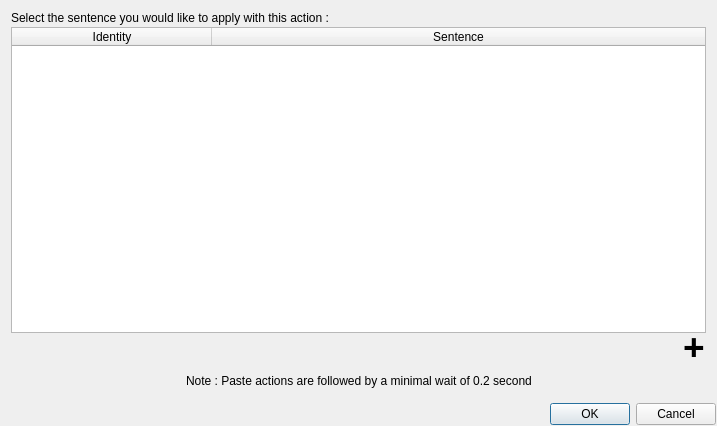
<?xml version="1.0" encoding="UTF-8"?>
<ui version="4.0">
 <class>CreatePasteActionDialog</class>
 <widget class="QDialog" name="CreatePasteActionDialog">
  <property name="geometry">
   <rect>
    <x>0</x>
    <y>0</y>
    <width>717</width>
    <height>426</height>
   </rect>
  </property>
  <property name="windowTitle">
   <string>Create/Edit a Paste Text Action</string>
  </property>
  <layout class="QVBoxLayout" name="verticalLayout">
   <property name="spacing">
    <number>2</number>
   </property>
   <property name="leftMargin">
    <number>1</number>
   </property>
   <property name="topMargin">
    <number>1</number>
   </property>
   <property name="rightMargin">
    <number>1</number>
   </property>
   <property name="bottomMargin">
    <number>1</number>
   </property>
   <item>
    <layout class="QGridLayout" name="gridLayout">
     <property name="spacing">
      <number>2</number>
     </property>
     <item row="5" column="2">
      <spacer name="verticalSpacer_2">
       <property name="orientation">
        <enum>Qt::Orientation::Vertical</enum>
       </property>
       <property name="sizeType">
        <enum>QSizePolicy::Policy::Minimum</enum>
       </property>
       <property name="sizeHint" stdset="0">
        <size>
         <width>10</width>
         <height>10</height>
        </size>
       </property>
      </spacer>
     </item>
     <item row="0" column="0">
      <spacer name="verticalSpacer">
       <property name="orientation">
        <enum>Qt::Orientation::Vertical</enum>
       </property>
       <property name="sizeType">
        <enum>QSizePolicy::Policy::Minimum</enum>
       </property>
       <property name="sizeHint" stdset="0">
        <size>
         <width>10</width>
         <height>10</height>
        </size>
       </property>
      </spacer>
     </item>
     <item row="1" column="1">
      <widget class="QLabel" name="label">
       <property name="text">
        <string>Select the sentence you would like to apply with this action :</string>
       </property>
      </widget>
     </item>
     <item row="4" column="1">
      <layout class="QHBoxLayout" name="horizontalLayout">
       <property name="topMargin">
        <number>0</number>
       </property>
       <item>
        <spacer name="horizontalSpacer_3">
         <property name="orientation">
          <enum>Qt::Orientation::Horizontal</enum>
         </property>
         <property name="sizeType">
          <enum>QSizePolicy::Policy::Expanding</enum>
         </property>
         <property name="sizeHint" stdset="0">
          <size>
           <width>40</width>
           <height>20</height>
          </size>
         </property>
        </spacer>
       </item>
       <item>
        <widget class="QLabel" name="label_2">
         <property name="text">
          <string>Note : Paste actions are followed by a minimal wait of 0.2 second</string>
         </property>
        </widget>
       </item>
       <item>
        <spacer name="horizontalSpacer_4">
         <property name="orientation">
          <enum>Qt::Orientation::Horizontal</enum>
         </property>
         <property name="sizeType">
          <enum>QSizePolicy::Policy::Expanding</enum>
         </property>
         <property name="sizeHint" stdset="0">
          <size>
           <width>40</width>
           <height>20</height>
          </size>
         </property>
        </spacer>
       </item>
      </layout>
     </item>
     <item row="1" column="0">
      <spacer name="horizontalSpacer">
       <property name="orientation">
        <enum>Qt::Orientation::Horizontal</enum>
       </property>
       <property name="sizeType">
        <enum>QSizePolicy::Policy::Minimum</enum>
       </property>
       <property name="sizeHint" stdset="0">
        <size>
         <width>10</width>
         <height>10</height>
        </size>
       </property>
      </spacer>
     </item>
     <item row="2" column="2">
      <spacer name="horizontalSpacer_2">
       <property name="orientation">
        <enum>Qt::Orientation::Horizontal</enum>
       </property>
       <property name="sizeType">
        <enum>QSizePolicy::Policy::Minimum</enum>
       </property>
       <property name="sizeHint" stdset="0">
        <size>
         <width>10</width>
         <height>10</height>
        </size>
       </property>
      </spacer>
     </item>
     <item row="3" column="1">
      <layout class="QHBoxLayout" name="horizontalLayout_3">
       <property name="spacing">
        <number>2</number>
       </property>
       <property name="topMargin">
        <number>0</number>
       </property>
       <item>
        <spacer name="horizontalSpacer_6">
         <property name="orientation">
          <enum>Qt::Orientation::Horizontal</enum>
         </property>
         <property name="sizeHint" stdset="0">
          <size>
           <width>40</width>
           <height>20</height>
          </size>
         </property>
        </spacer>
       </item>
       <item>
        <widget class="QPushButton" name="addSentenceButton">
         <property name="sizePolicy">
          <sizepolicy hsizetype="Minimum" vsizetype="Minimum">
           <horstretch>0</horstretch>
           <verstretch>0</verstretch>
          </sizepolicy>
         </property>
         <property name="maximumSize">
          <size>
           <width>45</width>
           <height>45</height>
          </size>
         </property>
         <property name="font">
          <font>
           <pointsize>28</pointsize>
           <bold>true</bold>
          </font>
         </property>
         <property name="styleSheet">
          <string notr="true">QPushButton{padding-top:-10px;}</string>
         </property>
         <property name="text">
          <string notr="true">+</string>
         </property>
         <property name="flat">
          <bool>true</bool>
         </property>
        </widget>
       </item>
      </layout>
     </item>
     <item row="2" column="1">
      <widget class="SentencesTableWidget" name="tableWidget">
       <property name="focusPolicy">
        <enum>Qt::FocusPolicy::StrongFocus</enum>
       </property>
       <property name="editTriggers">
        <set>QAbstractItemView::EditTrigger::NoEditTriggers</set>
       </property>
       <property name="tabKeyNavigation">
        <bool>true</bool>
       </property>
       <property name="showDropIndicator" stdset="0">
        <bool>true</bool>
       </property>
       <property name="dragDropOverwriteMode">
        <bool>false</bool>
       </property>
       <property name="alternatingRowColors">
        <bool>true</bool>
       </property>
       <property name="selectionMode">
        <enum>QAbstractItemView::SelectionMode::SingleSelection</enum>
       </property>
       <property name="selectionBehavior">
        <enum>QAbstractItemView::SelectionBehavior::SelectRows</enum>
       </property>
       <attribute name="horizontalHeaderMinimumSectionSize">
        <number>64</number>
       </attribute>
       <attribute name="horizontalHeaderDefaultSectionSize">
        <number>200</number>
       </attribute>
       <attribute name="horizontalHeaderStretchLastSection">
        <bool>true</bool>
       </attribute>
       <attribute name="verticalHeaderVisible">
        <bool>false</bool>
       </attribute>
       <column>
        <property name="text">
         <string>Identity</string>
        </property>
       </column>
       <column>
        <property name="text">
         <string>Sentence</string>
        </property>
       </column>
      </widget>
     </item>
    </layout>
   </item>
   <item>
    <widget class="QDialogButtonBox" name="buttonBox">
     <property name="orientation">
      <enum>Qt::Orientation::Horizontal</enum>
     </property>
     <property name="standardButtons">
      <set>QDialogButtonBox::StandardButton::Cancel|QDialogButtonBox::StandardButton::Ok</set>
     </property>
    </widget>
   </item>
  </layout>
 </widget>
 <customwidgets>
  <customwidget>
   <class>SentencesTableWidget</class>
   <extends>QTableWidget</extends>
   <header location="global">ui/tablewidgets/SentencesTableWidget.h</header>
  </customwidget>
 </customwidgets>
 <resources/>
 <connections>
  <connection>
   <sender>buttonBox</sender>
   <signal>accepted()</signal>
   <receiver>CreatePasteActionDialog</receiver>
   <slot>accept()</slot>
   <hints>
    <hint type="sourcelabel">
     <x>248</x>
     <y>254</y>
    </hint>
    <hint type="destinationlabel">
     <x>157</x>
     <y>274</y>
    </hint>
   </hints>
  </connection>
  <connection>
   <sender>buttonBox</sender>
   <signal>rejected()</signal>
   <receiver>CreatePasteActionDialog</receiver>
   <slot>reject()</slot>
   <hints>
    <hint type="sourcelabel">
     <x>316</x>
     <y>260</y>
    </hint>
    <hint type="destinationlabel">
     <x>286</x>
     <y>274</y>
    </hint>
   </hints>
  </connection>
 </connections>
</ui>
